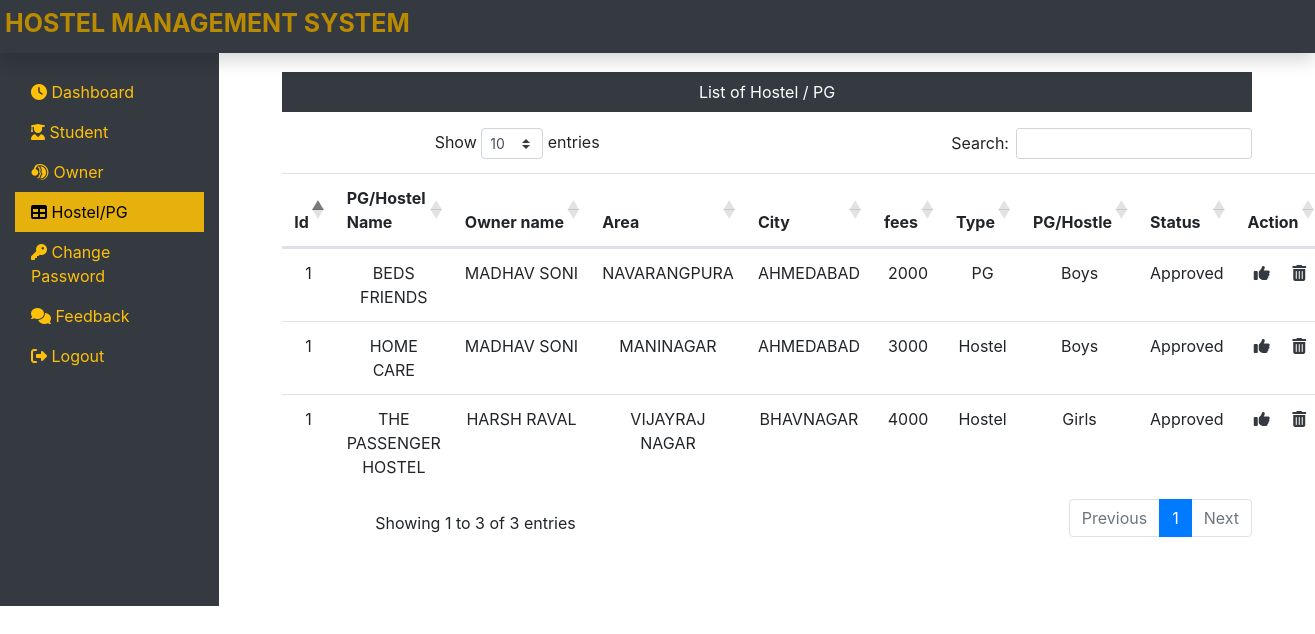
Screenshot of /Admin/pg_hostel.php (signed in) with the database file from the repository.
### tables this page shows
CREATE TABLE `pg_hostel` (
  `pg_hostel_id` int(6) NOT NULL,
  `name` varchar(25) NOT NULL,
  `address` varchar(20) NOT NULL,
  `area` varchar(15) NOT NULL,
  `city` varchar(15) NOT NULL,
  `fees` int(6) NOT NULL,
  `pg_id` int(4) NOT NULL,
  `type` varchar(10) NOT NULL,
  `pg_type` varchar(11) NOT NULL,
  `staus` varchar(10) NOT NULL,
  `about` varchar(100) NOT NULL,
  `rdate` date NOT NULL,
  `mobile` bigint(12) NOT NULL,
  `road` varchar(60) NOT NULL,
  `food` varchar(6) NOT NULL
);

CREATE TABLE `owner` (
  `pg_id` int(6) NOT NULL,
  `email` varchar(60) NOT NULL,
  `password` varchar(60) NOT NULL,
  `mob_no` bigint(12) NOT NULL,
  `Fname` varchar(10) NOT NULL,
  `Lname` varchar(10) NOT NULL,
  `city` varchar(15) NOT NULL,
  `email_status` int(2) NOT NULL DEFAULT '0'
);

### Admin/pg_hostel.php (the view, shortened to what this page needs)
<?php
require("../db.php");
include("header.php");
?>
<div class="col-sm-9 col-md-10">
    <div class="mx-5 mt-5 text-center">
        <p class=" bg-dark text-white p-2">List of Hostel / PG</p>
        <?php
        $sql = "SELECT * FROM pg_hostel";
       $res=mysqli_query($con,$sql) or die("Error ?");
    echo '<table class="table">
    <thead>
    <tr>
        <th > Id</th>
        <th>PG/Hostel Name</th>
        <th>Owner name</th>
        <th>Area</th>
        <th>City</th>
        <th>fees</th>
        <th >Type</th>
        <th >PG/Hostle</th>
        <th>Status</th>
        <th>Action </th>
    </tr>
    </thead>
    <tbody>';
    $count = 1;
    while($row = mysqli_fetch_row($res)){
        $sql=$sql = "SELECT Fname, Lname from owner INNER join pg_hostel on pg_hostel.pg_id=owner.pg_id where  pg_hostel.pg_id=$row[6]";
        $r=mysqli_query($con,$sql) or die("not found");
        $n=mysqli_fetch_row($r);
        $owner_name=$n[0]."&nbsp;".$n[1];
    echo '<tr>';
        echo '<td >'.$count.'</td>';
        echo '<td>'. $row[1].'</td>';
        echo '<td>'.$owner_name.'</td>';
        echo '<td>'.$row[3].'</td>';
        echo '<td>'.$row[4].'</td>';
        echo '<td>'.$row[5].'</td>';
        echo '<td>'.$row[7].'</td>';
        echo '<td>'.$row[8].'</td>';
        echo '<td>'.$row[9].'</td>';
        $temp=strcmp($row[9],'Pending');
        if($temp==0)
        {
            echo "<td><a onClick=\"javascript: return confirm('Are you sure you want to approve this PG / Hostel');\" href='pg_hostel.php?pg=".$row[0]."'><i class='fas fa-thumbs-up text-dark'></i></a> &nbsp; &nbsp;
            <a onClick=\"javascript: return confirm('Are you sure you want to approve this PG / Hostel');\" href='pg_hostel.php?del=".$row[0]."'><i class='fa fa-trash text-dark' aria-hidden='true'></i></a>
            </td>";
         } else{
            echo    "<td><a onClick=\"javascript: return alert('Already Approved ... !');\"><i class='fas fa-thumbs-up text-dark'></i></a> &nbsp; &nbsp;
            <a onClick=\"javascript: return confirm('Are you sure you want to approve this PG / Hostel');\" href='pg_hostel.php?del=".$row[0]."'><i class='fa fa-trash text-dark' aria-hidden='true'></i></a>
            </td>";
           }
    }
    echo '</tbody>
    </table>';
?>
</div>
<?php
include("footer.php");
?>

### css/mystyle.css (style rules this page uses)
html,body { height: 100%; margin:0px; padding: 0px; }

### rows the page displays
pg_hostel: name "BEDS FRIENDS", pg.Lname "MADHAV SONI", area "NAVARANGPURA", city "AHMEDABAD", fees "2000", type "PG", pg_type "Boys", staus "Approved"
pg_hostel: name "HOME CARE", pg.Lname "MADHAV SONI", area "MANINAGAR", city "AHMEDABAD", fees "3000", type "Hostel", pg_type "Boys", staus "Approved"
pg_hostel: name "THE PASSENGER HOSTEL", pg.Lname "HARSH RAVAL", area "VIJAYRAJ NAGAR", city "BHAVNAGAR", fees "4000", type "Hostel", pg_type "Girls", staus "Approved"
